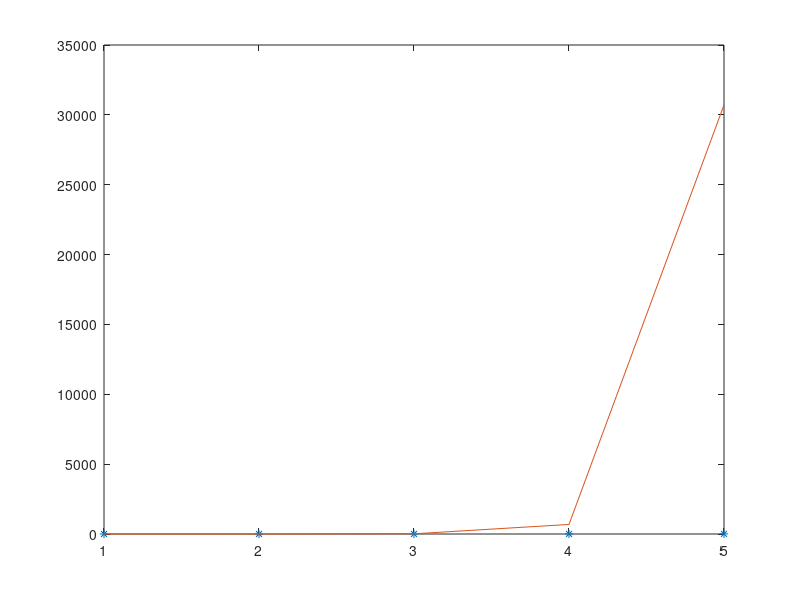

This figure's MATLAB source:
clc 
close all
clear all
x=(1:5);
%----
x1=x;
y=[.5 1.7 3.4 5.7 8.4];
y1=log(y);
n=6;
sumx=sum(x1);
sumy=sum(y1);
sumxy=sum(x.*y);
sumxsq=sum(x.^2);
a=[n sumx;sumx sumxsq];
b=[sumy;sumxy];
a=linsolve(a,b);
%---
p2=exp(a(1))
q2=a(2)
plot(x,y,'*')
hold on
%----
ym=p2.*exp((x.*q2));
plot(x,ym)
%done